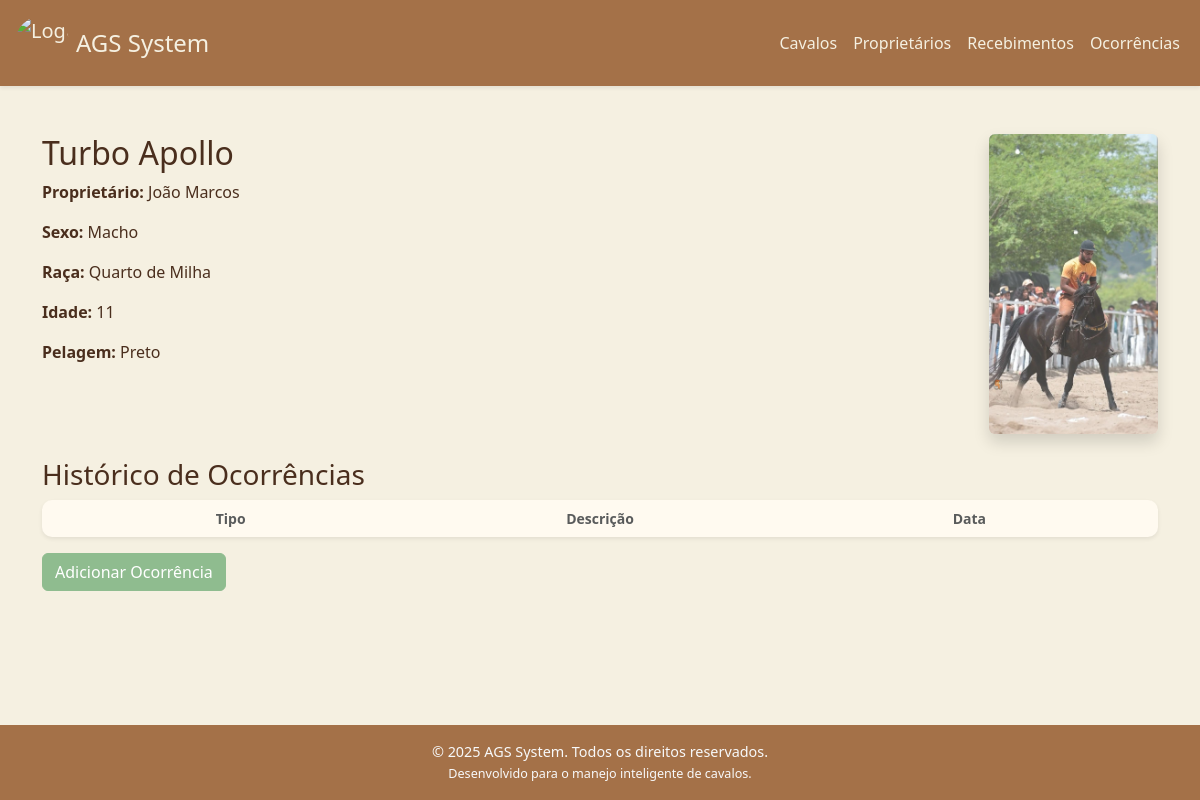
The page /cavalo/3 on the database its author committed.
### tables this page shows
CREATE TABLE cavalos (
            id INTEGER PRIMARY KEY AUTOINCREMENT,
            nome TEXT NOT NULL,
            sexo_id INTEGER,
            raca_id INTEGER,
            idade INTEGER,
            pelagem_id INTEGER,
            proprietario_id INTEGER,
            imagem TEXT,
            FOREIGN KEY (sexo_id) REFERENCES sexo(id),
            FOREIGN KEY (raca_id) REFERENCES raca(id),
            FOREIGN KEY (pelagem_id) REFERENCES pelagem(id),
            FOREIGN KEY (proprietario_id) REFERENCES proprietario(id)
        );

CREATE TABLE proprietario (
            id INTEGER PRIMARY KEY AUTOINCREMENT,
            nome TEXT NOT NULL,
            telefone TEXT
        );

CREATE TABLE sexo (
            id INTEGER PRIMARY KEY AUTOINCREMENT,
            sexo TEXT NOT NULL
        );

CREATE TABLE raca (
            id INTEGER PRIMARY KEY AUTOINCREMENT,
            raca TEXT NOT NULL
        );

CREATE TABLE pelagem (
            id INTEGER PRIMARY KEY AUTOINCREMENT,
            pelagem TEXT NOT NULL
        );

### app.py (the view)
@app.route('/cavalo/<int:id>')
def detalhesCavalo(id):
    conn = conexao()
    cavalo = conn.execute('''
        SELECT c.*, s.sexo, r.raca, p.pelagem, pr.nome AS nome_proprietario
        FROM cavalos c
        LEFT JOIN sexo s ON c.sexo_id = s.id
        LEFT JOIN raca r ON c.raca_id = r.id
        LEFT JOIN pelagem p ON c.pelagem_id = p.id
        LEFT JOIN proprietario pr ON c.proprietario_id = pr.id
        WHERE c.id = ?
    ''', (id,)).fetchone()
    ocorrencias = conn.execute('''
        SELECT ocorrencias.*,
        cavalos.nome AS nome_cavalo,
        proprietario.nome AS nome_proprietario
        FROM ocorrencias
        JOIN cavalos ON ocorrencias.cavalo_id = cavalos.id
        JOIN proprietario ON ocorrencias.proprietario_id = proprietario.id
        WHERE ocorrencias.cavalo_id = ?
        ORDER BY ocorrencias.data DESC
    ''', (id,)).fetchall()
    conn.close()
    formatted_ocorrencias_data = []
    for ocorrencia in ocorrencias:
        ocorrencia_dict = dict(ocorrencia)
        ocorrencia_dict['data'] = datetime.strptime(ocorrencia_dict['data'], '%Y-%m-%d').strftime('%d/%m/%Y')
        formatted_ocorrencias_data.append(ocorrencia_dict)
    return render_template('detalhes_cavalos.html', cavalo=cavalo, ocorrencias=formatted_ocorrencias_data)

### app.py (called while the page is built)
@app.context_processor
def inject_now():
    return {'now': datetime.now()}

### database.py (called while the page is built)
def conexao():
    conn = sqlite3.connect(db_path)
    conn.row_factory = sqlite3.Row
    return conn

### templates/detalhes_cavalos.html (shortened to what this page needs)
{% extends 'base.html' %} {% block content %}
<div class="row">
  <div class="col-md-8">
    <h2>{{ cavalo.nome }}</h2>
    <p><strong>Proprietário:</strong> {{ cavalo.nome_proprietario }}</p>
    <p><strong>Sexo:</strong> {{ cavalo.sexo }}</p>
    <p><strong>Raça:</strong> {{ cavalo.raca }}</p>
    <p><strong>Idade:</strong> {{ cavalo.idade }}</p>
    <p><strong>Pelagem:</strong> {{ cavalo.pelagem }}</p>
  </div>
  <div class="col-md-4 text-end">
    <img
      src="{{ url_for('static', filename='uploads/' + cavalo['imagem']) }}"
      class="img-fluid rounded shadow"
      style="max-height: 300px"
      alt="Foto do Cavalo"
    />
  </div>
</div>
<h3 class="mt-4">Histórico de Ocorrências</h3>
<div class="d-flex flex-column gap-3">
  <div class="card px-3 py-2 shadow-sm">
    <div class="row align-items-center">
      <div class="col-md-4 fw-bold text-muted small text-center">Tipo</div>
      <div class="col-md-4 fw-bold text-muted small text-center">Descrição</div>
      <div class="col-md-4 fw-bold text-muted small text-center">Data</div>
    </div>
  </div>
</div>
<a
  href="{{ url_for('novaOcorrencia', id=cavalo.id) }}"
  class="btn btn-success mt-3"
  >Adicionar Ocorrência</a
>
{% endblock %}

### static/css/style.css (style rules this page uses)
body { background-color: #f5f0e1; color: #4a2e1d; font-family: "Segoe UI", sans-serif; min-height: 100vh; display: flex; flex-direction: column; }
.card, form { background-color: #fffaf0; border: none; border-radius: 10px; box-shadow: 0 2px 8px rgba(74, 46, 29, 0.1); color: #5e412e; }
.btn-success { background-color: #8fbc8f; border-color: #8fbc8f; color: #fff; }

### rows shown on the page
cavalos: nome "Turbo Apollo", idade "11", imagem (picture)
proprietario: nome_proprietario "João Marcos"
sexo: sexo "Macho"
raca: raca "Quarto de Milha"
pelagem: pelagem "Preto"
